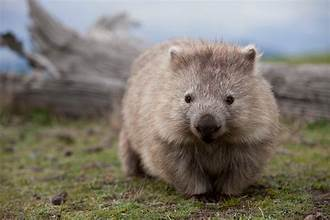
#> input picture w.jpg, 330 x 220 px
$ python Latihan3.py
#> lines starting #> are read from the running program, lines starting #| are printed output that depends on the picture
import cv2
import numpy as np

img = cv2.imread('w.jpg')
#> img is the input picture: shape (220, 330, 3); mean B, G, R 110, 120.3, 125.9

# mencari 4 nilai gamma
for gamma in [0.1,0.5,1.2,2.2]:
    # Apply gamma correction
    gamma_corrected= np.array(255*(img/255) ** gamma,dtype= 'uint8')

    # save gambar
    cv2.imwrite('gamma_transformed' + str(gamma)+'.jpeg',gamma_corrected)
#> this loop made 4 passes
#> pass 1, `gamma_corrected= np.array(255*(img/255) ** gamma,dtype= 'uint8')`:
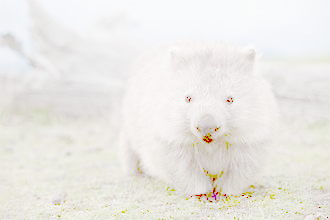
#> gamma_corrected: shape (220, 330, 3); mean B, G, R 229, 233.4, 235.3
#> pass 2, `gamma_corrected= np.array(255*(img/255) ** gamma,dtype= 'uint8')`:
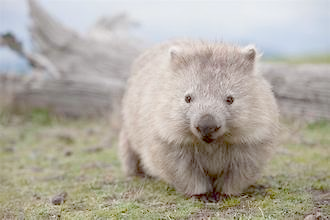
#> gamma_corrected: shape (220, 330, 3); mean B, G, R 159.7, 170.1, 175.1
